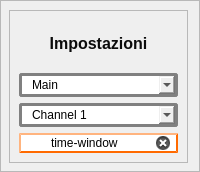
        <widget class="QFrame" name="frame_2">
         <property name="sizePolicy">
          <sizepolicy hsizetype="Fixed" vsizetype="Preferred">
           <horstretch>0</horstretch>
           <verstretch>0</verstretch>
          </sizepolicy>
         </property>
         <property name="minimumSize">
          <size>
           <width>200</width>
           <height>0</height>
          </size>
         </property>
         <property name="styleSheet">
          <string notr="true">    border-width: 1px;</string>
         </property>
         <property name="frameShape">
          <enum>QFrame::StyledPanel</enum>
         </property>
         <property name="frameShadow">
          <enum>QFrame::Raised</enum>
         </property>
         <widget class="QFrame" name="frame_6">
          <property name="geometry">
           <rect>
            <x>9</x>
            <y>10</y>
            <width>179</width>
            <height>153</height>
           </rect>
          </property>
          <property name="frameShape">
           <enum>QFrame::StyledPanel</enum>
          </property>
          <property name="frameShadow">
           <enum>QFrame::Raised</enum>
          </property>
          <layout class="QVBoxLayout" name="verticalLayout_10">
           <item>
            <widget class="QLabel" name="label">
             <property name="text">
              <string>&lt;html&gt;&lt;head/&gt;&lt;body&gt;&lt;p align=&quot;center&quot;&gt;&lt;span style=&quot; font-size:12pt; font-weight:700; color:#0b0b0b;&quot;&gt;Impostazioni&lt;/span&gt;&lt;/p&gt;&lt;/body&gt;&lt;/html&gt;</string>
             </property>
            </widget>
           </item>
           <item>
            <widget class="QComboBox" name="comboBox_Main_Temp">
             <property name="styleSheet">
              <string notr="true">QComboBox {
    border: 3px solid gray;
    border-radius: 3px;
    padding: 1px 1px 1px 10px;
    min-width: 6em;
    color: rgb(0, 0, 0); /* Colore del testo del QComboBox */
}

QComboBox:editable {
    background: white;
}

QComboBox:!editable, QComboBox::drop-down:editable {
    background: qlineargradient(x1: 0, y1: 0, x2: 0, y2: 1,
                                stop: 0 #E1E1E1, stop: 0.4 #DDDDDD,
                                stop: 0.5 #D8D8D8, stop: 1.0 #D3D3D3);
}


/* Stile della tendina del QComboBox */
QComboBox QAbstractItemView {
    background-color:	qlineargradient(x1: 0, y1: 0, x2: 0, y2: 1,
                                stop: 0 #E1E1E1, stop: 0.4 #DDDDDD,
                                stop: 0.5 #D8D8D8, stop: 1.0 #D3D3D3); ; /* Colore di sfondo della tendina */
    selection-background-color: #3399FF; /* Colore di sfondo dell'elemento selezionato */
    selection-color:rgb(106, 112, 113); /* Colore del testo dell'elemento selezionato */
    border: 3px solid gray;
    border-radius: 3px;
    padding: 1px 18px 1px 3px;
    min-width: 6em;
    color: rgb(0, 0, 0); /* Colore del testo del QComboBox */
}</string>
             </property>
             <item>
              <property name="text">
               <string>Main</string>
              </property>
             </item>
             <item>
              <property name="text">
               <string>Temp</string>
              </property>
             </item>
             <item>
              <property name="text">
               <string>Main + Channel</string>
              </property>
             </item>
            </widget>
           </item>
           <item>
            <widget class="QComboBox" name="comboBox_Ch_1234">
             <property name="styleSheet">
              <string notr="true">QComboBox {
    border: 3px solid gray;
    border-radius: 3px;
    padding: 1px 1px 1px 10px;
    min-width: 6em;
    color: rgb(0, 0, 0); /* Colore del testo del QComboBox */
}

QComboBox:editable {
    background: white;
}

QComboBox:!editable, QComboBox::drop-down:editable {
    background: qlineargradient(x1: 0, y1: 0, x2: 0, y2: 1,
                                stop: 0 #E1E1E1, stop: 0.4 #DDDDDD,
                                stop: 0.5 #D8D8D8, stop: 1.0 #D3D3D3);
}


/* Stile della tendina del QComboBox */
QComboBox QAbstractItemView {
    background-color:	qlineargradient(x1: 0, y1: 0, x2: 0, y2: 1,
                                stop: 0 #E1E1E1, stop: 0.4 #DDDDDD,
                                stop: 0.5 #D8D8D8, stop: 1.0 #D3D3D3); ; /* Colore di sfondo della tendina */
    selection-background-color: #3399FF; /* Colore di sfondo dell'elemento selezionato */
    selection-color:rgb(106, 112, 113); /* Colore del testo dell'elemento selezionato */
    border: 3px solid gray;
    border-radius: 3px;
    padding: 1px 18px 1px 3px;
    min-width: 6em;
    color: rgb(0, 0, 0); /* Colore del testo del QComboBox */
}</string>
             </property>
             <item>
              <property name="text">
               <string>Channel 1</string>
              </property>
             </item>
             <item>
              <property name="text">
               <string>Channel 2</string>
              </property>
             </item>
             <item>
              <property name="text">
               <string>Channel 3</string>
              </property>
             </item>
             <item>
              <property name="text">
               <string>Channel 4</string>
              </property>
             </item>
            </widget>
           </item>
           <item>
            <widget class="QLineEdit" name="lineEdit_time_window">
             <property name="styleSheet">
              <string notr="true">QWidget{
	background-color:rgb(255, 255, 255); 
	border-style: outset;
    border-width: 2px;
    border-color: rgb(255, 106, 0);
	border-radius: 20;
	color: rgb(0,0,0);
}</string>
             </property>
             <property name="text">
              <string>time-window</string>
             </property>
             <property name="maxLength">
              <number>20</number>
             </property>
             <property name="alignment">
              <set>Qt::AlignCenter</set>
             </property>
             <property name="clearButtonEnabled">
              <bool>true</bool>
             </property>
            </widget>
           </item>
          </layout>
         </widget>
        </widget>
